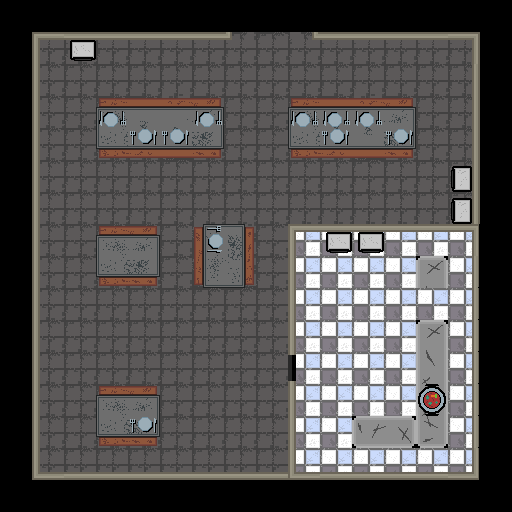

A level layout from a 2D game, rendered from its tile map. Below: a short description, then the map file with its tile-grid data intact:
An orthogonal 16x16 tile map with 32x32 px tiles, 3 tile layers (Tile Layer 1, Tile Layer 2, Tile Layer 3).

<map version="1.2" tiledversion="1.2.2" orientation="orthogonal" renderorder="left-up" width="16" height="16" tilewidth="32" tileheight="32" infinite="0" nextlayerid="7" nextobjectid="1">
 <tileset firstgid="1" source="FullSpriteSheet.tsx" />
 <layer id="4" name="Tile Layer 1" width="16" height="16">
  <data encoding="csv">
104,104,104,104,104,104,104,104,104,104,104,104,104,104,104,104,
104,33,2,2,2,2,2,2,70,71,2,2,2,2,4,104,
104,99,34,34,34,34,34,34,34,34,34,34,34,34,36,104,
104,99,34,9,10,3221225514,11,34,34,9,10,3221225514,11,34,36,104,
104,99,34,41,42,3221225482,43,34,34,41,42,3221225482,43,34,36,104,
104,99,34,34,34,34,34,34,34,34,34,34,34,34,36,104,
104,99,34,34,34,34,34,34,34,34,34,34,34,34,36,104,
104,99,34,9,11,34,1610612747,1610612779,34,553,522,522,522,522,524,104,
104,99,34,41,43,34,1610612745,1610612777,34,619,554,554,554,654,556,104,
104,99,34,34,34,34,34,34,34,619,554,554,554,554,556,104,
104,99,34,34,34,34,34,34,34,619,554,554,554,654,556,104,
104,99,34,34,34,34,34,34,34,652,554,554,554,686,556,104,
104,99,34,9,11,34,34,34,34,619,554,554,554,686,556,104,
104,99,34,41,43,34,34,34,34,619,554,2684355278,2684355214,718,556,104,
104,97,98,98,98,98,98,98,98,617,618,618,618,618,588,104,
104,104,104,104,104,104,104,104,104,104,104,104,104,104,104,104
</data>
 </layer>
 <layer id="5" name="Tile Layer 2" width="16" height="16">
  <data encoding="csv">
0,0,0,0,0,0,0,0,0,0,0,0,0,0,0,0,
0,0,0,0,0,0,0,0,0,0,0,0,0,0,0,0,
0,0,0,0,0,0,0,0,0,0,0,0,0,0,0,0,
0,0,0,0,0,0,0,0,0,0,0,0,0,0,0,0,
0,0,0,0,0,0,0,0,0,0,0,0,0,0,0,0,
0,0,0,0,0,0,0,0,0,0,0,0,0,0,0,0,
0,0,0,0,0,0,0,0,0,0,0,0,0,0,0,0,
0,0,0,0,0,0,0,0,0,0,0,0,0,0,0,0,
0,0,0,0,0,0,0,0,0,0,0,0,0,0,0,0,
0,0,0,0,0,0,0,0,0,0,0,0,0,0,0,0,
0,0,0,0,0,0,0,0,0,0,0,0,0,0,0,0,
0,0,0,0,0,0,0,0,0,0,0,0,0,0,0,0,
0,0,0,0,0,0,0,0,0,0,0,0,0,0,0,0,
0,0,0,0,0,0,0,0,0,0,0,0,0,0,0,0,
0,0,0,0,0,0,0,0,0,0,0,0,0,0,0,0,
0,0,0,0,0,0,0,0,0,0,0,0,0,0,0,0
</data>
 </layer>
 <layer id="6" name="Tile Layer 3" width="16" height="16">
  <data encoding="csv">
169,169,169,169,169,169,169,169,169,169,169,169,169,169,169,169,
169,169,1610613453,169,169,169,169,70,34,169,169,169,169,169,169,169,
169,169,169,169,169,169,169,169,169,169,169,169,169,169,169,169,
169,169,169,2684355279,169,169,2684355279,169,169,2684355279,2684355279,2684355279,169,169,169,169,
169,169,169,169,1610613455,1610613455,169,169,169,169,1610613455,169,1610613455,169,169,169,
169,169,169,169,169,169,169,169,169,169,169,169,169,169,717,169,
169,169,169,169,169,169,169,169,169,169,169,169,169,169,717,169,
169,169,169,169,169,169,719,169,169,169,1610613453,1610613453,169,169,169,169,
169,169,169,169,169,169,169,169,169,169,169,169,169,169,169,169,
169,169,169,169,169,169,169,169,169,169,169,169,169,169,169,169,
169,169,169,169,169,169,169,169,169,169,169,169,169,169,169,169,
169,169,169,169,169,169,169,169,169,169,169,169,169,169,169,169,
169,169,169,169,169,169,169,169,169,169,169,169,169,687,169,169,
169,169,169,169,1610613455,169,169,169,169,169,169,169,169,169,169,169,
169,169,169,169,169,169,169,169,169,169,169,169,169,169,169,169,
169,169,169,169,169,169,169,169,169,169,169,169,169,169,169,169
</data>
 </layer>
</map>
